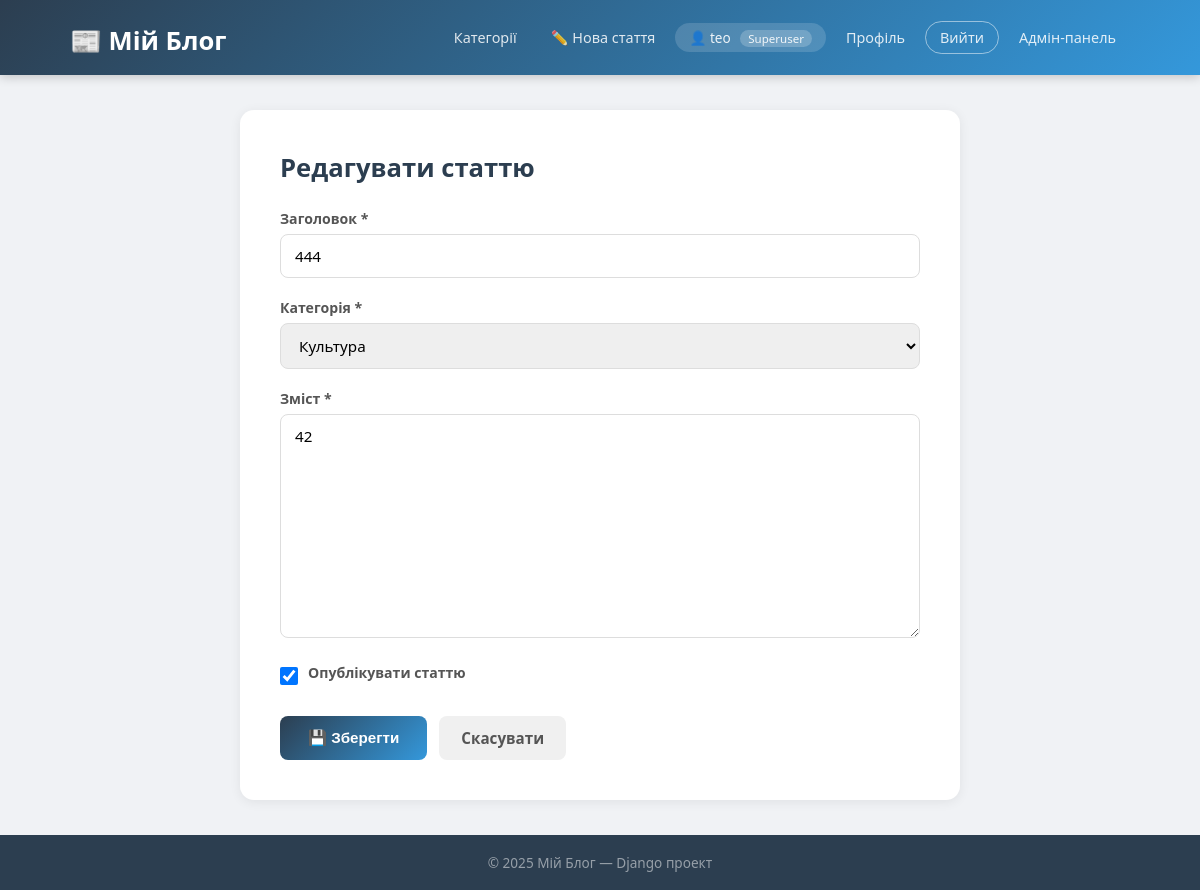
Screenshot of /article/11/edit/ (signed in) with the database file from the repository.
### blog/models.py (models this page shows, shortened)
class Article(models.Model):
    title = models.CharField(max_length=200, verbose_name='Заголовок')
    content = models.TextField(verbose_name='Зміст')
    category = models.ForeignKey(
        Category,
        on_delete=models.CASCADE,
        related_name='articles',
        verbose_name='Категорія'
    )
    author = models.ForeignKey(
        User,
        on_delete=models.SET_NULL,
        null=True,
        related_name='articles',
        verbose_name='Автор'
    )
    created_at = models.DateTimeField(auto_now_add=True, verbose_name='Дата публікації')
    updated_at = models.DateTimeField(auto_now=True, verbose_name='Дата редагування')
    is_published = models.BooleanField(default=True, verbose_name='Опубліковано')
    class Meta:
        verbose_name = 'Стаття'
        verbose_name_plural = 'Статті'
        ordering = ['-created_at']
    def can_edit(self, user):
        if not user.is_authenticated:
            return False
        return user == self.author or user.is_staff or user.is_superuser

### blog/views.py (the view)
# urls.py: path('article/<int:pk>/edit/', views.article_edit, name='article_edit'),
@login_required
def article_edit(request, pk):
    article = get_object_or_404(Article, pk=pk)
    if not _check_can_edit(request, article):
        return redirect('blog:article_detail', pk=pk)
    if request.method == 'POST':
        form = ArticleForm(request.POST, instance=article)
        if form.is_valid():
            form.save()
            messages.success(request, 'Статтю оновлено!')
            return redirect('blog:article_detail', pk=pk)
    else:
        form = ArticleForm(instance=article)
    return render(request, 'blog/article_form.html', {
        'form': form,
        'article': article,
        'action': 'Редагувати статтю',
    })

### blog/forms.py
class ArticleForm(forms.ModelForm):
    class Meta:
        model = Article
        fields = ['title', 'content', 'category', 'is_published']
        labels = {
            'title': 'Заголовок',
            'content': 'Зміст',
            'category': 'Категорія',
            'is_published': 'Опубліковано',
        }
        widgets = {
            'content': forms.Textarea(attrs={'rows': 10}),
        }

### blog/models.py (called while the page is built)
    def __str__(self):
        return self.name

    def can_create_article(self):
        return self.role in [self.ROLE_AUTHOR, self.ROLE_MODERATOR] or self.user.is_staff

### blog/views.py (called while the page is built)
def _check_can_edit(request, article):
    if not request.user.is_authenticated:
        messages.error(request, 'Увійдіть в систему.')
        return False
    if not article.can_edit(request.user):
        messages.error(request, 'Ви не маєте прав для цієї дії.')
        return False
    return True

### blog/templates/blog/article_form.html (shortened to what this page needs)
{% extends 'blog/base.html' %}
{% block content %}
<div class="form-wrap">
    <div class="form-card">
        <h2>{{ action }}</h2>
        <form method="post">
            <div class="form-group">
                <label>Заголовок *</label>
                {{ form.title }}
            </div>
            <div class="form-group">
                <label>Категорія *</label>
                {{ form.category }}
            </div>
            <div class="form-group">
                <label>Зміст *</label>
                {{ form.content }}
            </div>
            <div class="form-group">
                <div class="form-check">
                    {{ form.is_published }}
                    <label for="{{ form.is_published.id_for_label }}">Опублікувати статтю</label>
                </div>
            </div>
            <div class="actions">
                <button type="submit" class="btn-save">💾 Зберегти</button>
                {% if article %}
                    <a href="{% url 'blog:article_detail' article.pk %}" class="btn-cancel">Скасувати</a>
                {% else %}
                    <a href="/" class="btn-cancel">Скасувати</a>
                {% endif %}
            </div>
        </form>
    </div>
</div>
{% endblock %}

### blog/templates/blog/base.html (shortened to what this page needs)
<!DOCTYPE html>
<html lang="uk">
<head>
</head>
<body>
<header>
    <div class="container">
        <h1><a href="/">📰 Мій Блог</a></h1>
        <nav>
            <a href="/">Категорії</a>
            {% if user.is_authenticated %}
                {% with profile=user.profile %}
                    {% if profile.can_create_article or user.is_staff %}
                        <a href="{% url 'blog:article_create' %}">✏️ Нова стаття</a>
                    {% endif %}
                {% endwith %}
                <span class="user-badge">
                    👤 {{ user.username }}
                    {% if user.is_superuser %}<span class="role-tag">Superuser</span>
                    {% elif user.is_staff %}<span class="role-tag">Адмін</span>
                    {% elif user.profile.role == 'moderator' %}<span class="role-tag">Модератор</span>
                    {% elif user.profile.role == 'author' %}<span class="role-tag">Автор</span>
                    {% else %}<span class="role-tag">Читач</span>
                    {% endif %}
                </span>
                <a href="{% url 'blog:profile' %}">Профіль</a>
                <a href="{% url 'blog:logout' %}" class="btn-outline">Вийти</a>
            {% else %}
                <a href="{% url 'blog:login' %}">Увійти</a>
                <a href="{% url 'blog:register' %}" class="btn-primary">Реєстрація</a>
            {% endif %}
            {% if user.is_staff %}<a href="/admin/">Адмін-панель</a>{% endif %}
        </nav>
    </div>
</header>
<main>
    <div class="container">
        {% block content %}{% endblock %}
    </div>
</main>
<footer>
    <p>© 2025 Мій Блог — Django проект</p>
</footer>
</body>
</html>

### blog/templates/blog/base.html (style rules this page uses)
* { box-sizing: border-box; margin: 0; padding: 0; }
body { font-family: 'Segoe UI', sans-serif; background: #f0f2f5; color: #333; min-height: 100vh; display: flex; flex-direction: column; }
header { background: linear-gradient(135deg, #2c3e50, #3498db); color: white; padding: 16px 0; box-shadow: 0 2px 10px rgba(0,0,0,0.2); }
header .container { display: flex; align-items: center; justify-content: space-between; flex-wrap: wrap; gap: 10px; }
header h1 a { color: white; text-decoration: none; font-size: 1.6rem; font-weight: 700; }
nav { display: flex; align-items: center; gap: 6px; flex-wrap: wrap; }
nav a { color: rgba(255,255,255,0.85); text-decoration: none; padding: 6px 14px; border-radius: 20px; font-size: 0.9rem; transition: background 0.2s; }
nav a.btn-outline { border: 1px solid rgba(255,255,255,0.5); }
.user-badge { background: rgba(255,255,255,0.15); border-radius: 20px; padding: 5px 14px; font-size: 0.85rem; color: rgba(255,255,255,0.9); }
.role-tag { font-size: 0.72rem; background: rgba(255,255,255,0.2); border-radius: 10px; padding: 1px 8px; margin-left: 6px; }
.container { max-width: 1100px; margin: 0 auto; padding: 0 20px; }
main { padding: 35px 0; flex: 1; }
footer { background: #2c3e50; color: rgba(255,255,255,0.5); text-align: center; padding: 18px; font-size: 0.85rem; }

### blog/templates/blog/article_form.html (style rules this page uses)
.form-wrap { max-width: 720px; margin: 0 auto; }
.form-card { background: white; border-radius: 14px; padding: 40px; box-shadow: 0 2px 12px rgba(0,0,0,0.07); }
.form-card h2 { font-size: 1.6rem; color: #2c3e50; margin-bottom: 24px; }
.form-group { margin-bottom: 20px; }
.form-group label { display: block; font-size: 0.88rem; font-weight: 600; color: #555; margin-bottom: 6px; }
.form-group input[type=text], .form-group textarea, .form-group select { width: 100%; padding: 11px 14px; border: 1.5px solid #ddd; border-radius: 8px; font-size: 0.95rem; font-family: inherit; transition: border 0.2s; }
.form-group textarea { resize: vertical; }
.form-check { display: flex; align-items: center; gap: 10px; }
.form-check input[type=checkbox] { width: 18px; height: 18px; }
.actions { display: flex; gap: 12px; margin-top: 28px; }
.btn-save { padding: 12px 28px; background: linear-gradient(135deg, #2c3e50, #3498db); color: white; border: none; border-radius: 8px; font-size: 0.95rem; font-weight: 600; cursor: pointer; }
.btn-cancel { padding: 12px 22px; background: #f0f0f0; color: #555; border-radius: 8px; text-decoration: none; font-size: 0.95rem; font-weight: 600; }

### rows the page displays
Article: title "444", category "Культура", content "42", is_published "☑"

### other values shown
{{ user.username }} "teo"
{{ action }} "Редагувати статтю"
